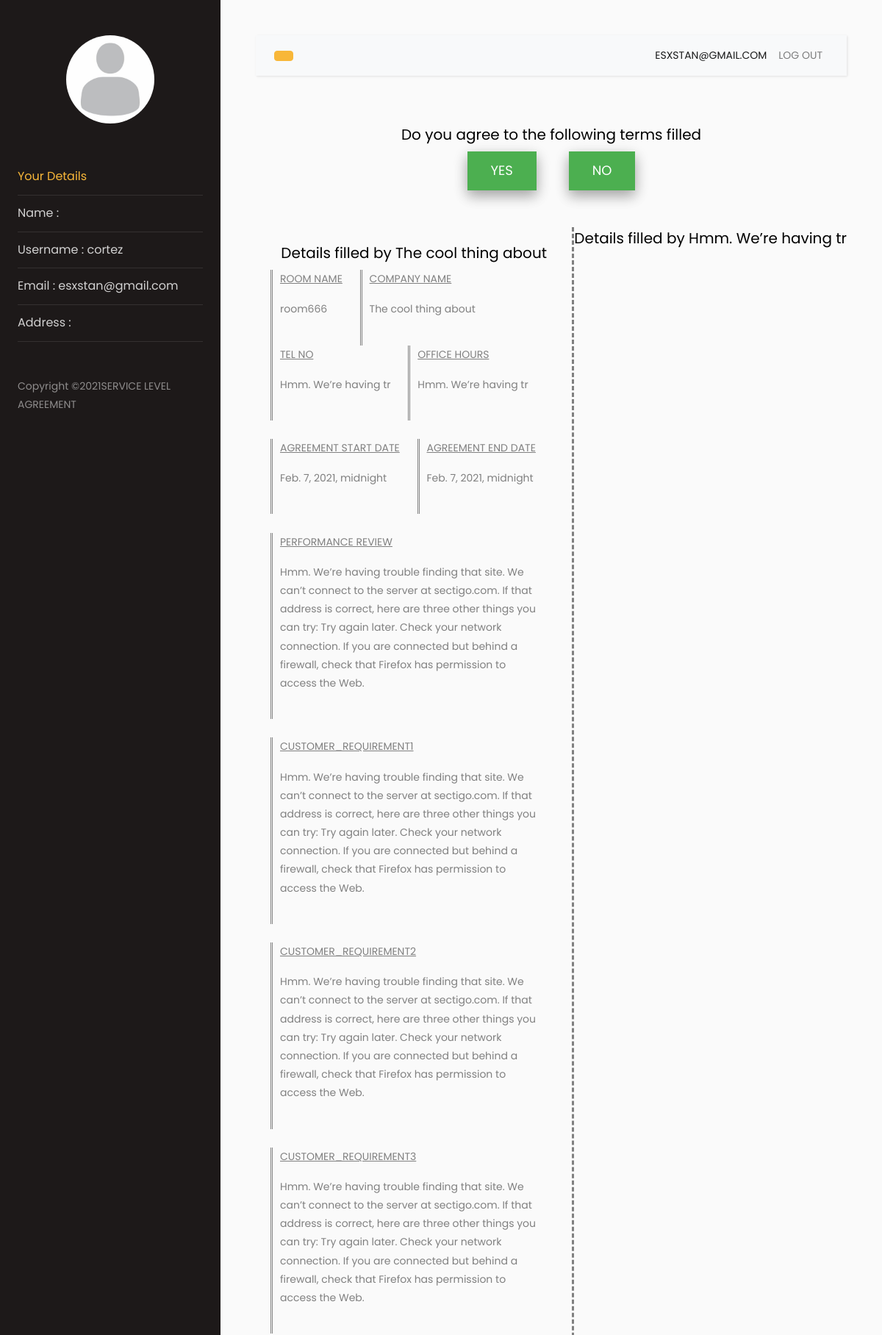
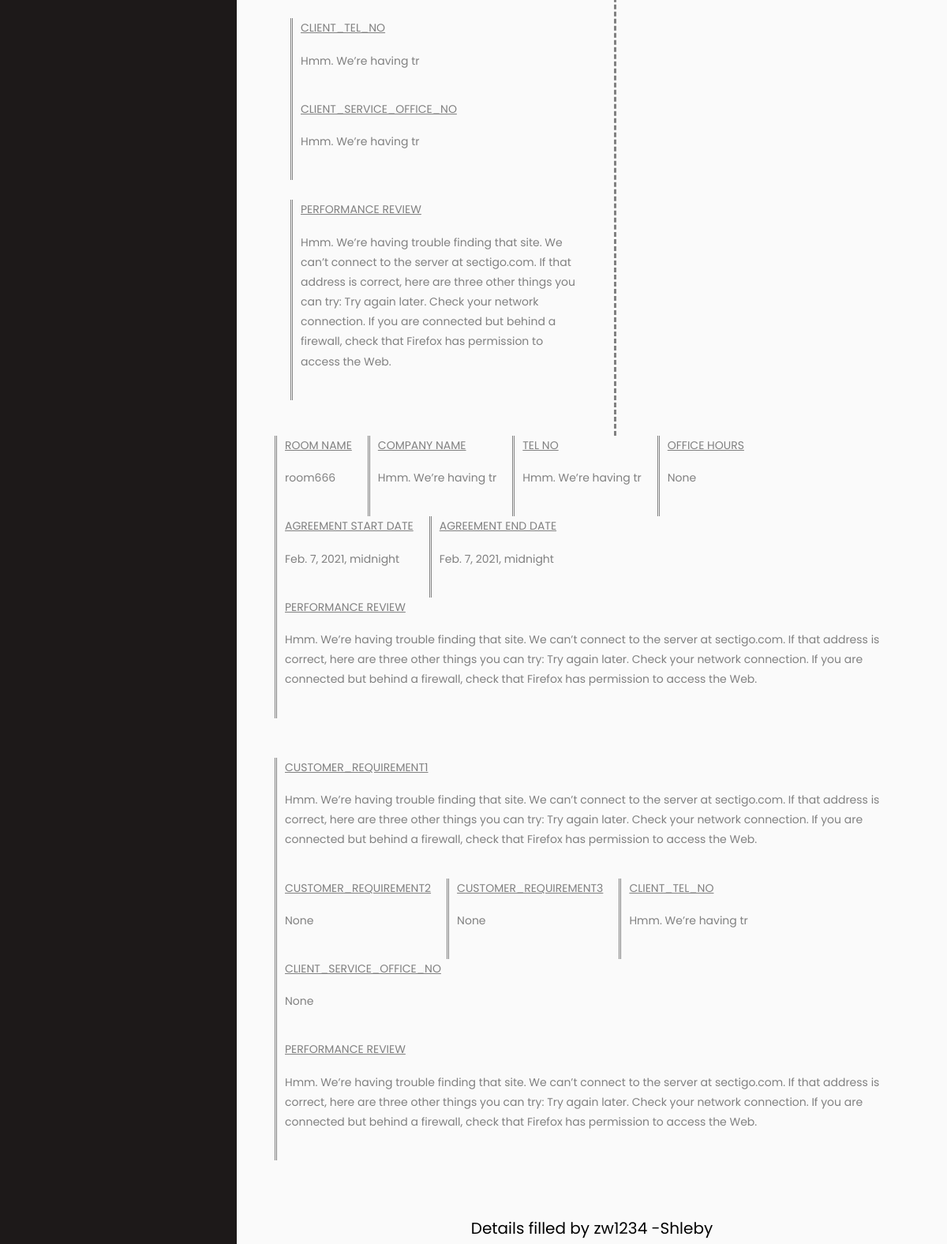
The app's page /new_agre/5/ (signed in, upper part) with its own data (2 pictures, top to bottom).
### new_agre/models.py (models this page shows, shortened)
class Service_Cont_Form(models.Model):
	Room_nme=models.ForeignKey(Rooms,related_name='service_provider', on_delete=models.CASCADE,blank=True,null=True)
	Company_SP_name=models.ForeignKey(Company_details,related_name='requests_created', on_delete=models.CASCADE,blank=True,null=True)
	Purpose_of_sla=models.CharField(max_length = 900,blank=True,null=True)
	Goal_of_sla=models.CharField(max_length = 900,blank=True,null=True)
	Sla_objectives1=models.CharField(max_length = 900,blank=True,null=True)
	Sla_objectives2=models.CharField(max_length = 900,blank=True,null=True)
	Sla_objectives3=models.CharField(max_length = 900,blank=True,null=True)
	Sla_objectives4=models.CharField(max_length = 900,blank=True,null=True)
	Service_performance_review=models.CharField(max_length = 20,blank=True,null=True)
	Perfomace_review_frequency=models.CharField(max_length = 900,blank=True,null=True)
	Next_Review_date=models.DateTimeField()
	Service_to_supply=models.CharField(max_length = 900,blank=True,null=True)
	Service_Detailed_description1=models.CharField(max_length = 900,blank=True,null=True)
	Service_Detailed_description2=models.CharField(max_length = 900,blank=True,null=True)
	Service_Detailed_description3=models.CharField(max_length = 900,blank=True,null=True)
	Service_Detailed_description4=models.CharField(max_length = 900,blank=True,null=True)
	Service_provider_requirement1=models.CharField(max_length = 900,blank=True,null=True)
	Service_provider_requirement2=models.CharField(max_length = 900,blank=True,null=True)
	Service_provider_requirement3=models.CharField(max_length = 900,blank=True,null=True)
	Service_provider_requirement4=models.CharField(max_length = 900,blank=True,null=True)
	class Meta:
		verbose_name_plural="Service_Contract_Form"

class Client_Cont_form(models.Model):
	Room_nme=models.ForeignKey(Rooms,related_name='client', on_delete=models.CASCADE,blank=True,null=True)
	Client_Company_name=models.CharField(max_length = 20,blank=True,null=True)
	Client_main_contact=models.CharField(max_length = 20,blank=True,null=True)
	Client_tel_no=models.CharField(max_length = 20,blank=True,null=True)
	Client_office_hours=models.CharField(max_length = 20,blank=True,null=True)
	Sla_start_date=models.DateTimeField()
	Sla_end_date=models.DateTimeField()
	Client_performance_review=models.CharField(max_length = 900,blank=True,null=True)
	Customer_Requirement1=models.CharField(max_length = 900,blank=True,null=True)
	Customer_Requirement2=models.CharField(max_length = 900,blank=True,null=True)
	Customer_Requirement3=models.CharField(max_length = 900,blank=True,null=True)
	Client_tel_no=models.CharField(max_length = 20,blank=True,null=True)
	Client_service_office_no=models.CharField(max_length = 20,blank=True,null=True)
	class Meta:
		verbose_name_plural="client_Contract_Form"

class Rooms(models.Model):
	Room_name=models.CharField(max_length = 20)
	Room_password1=models.CharField(max_length = 15)
	Room_password2=models.CharField(max_length = 15,null=True)
	Room_owner=models.ForeignKey(User,related_name='requests_created', on_delete=models.CASCADE,blank=True,null=True)
	Asigned=models.ForeignKey(User, related_name='requests_asigned',on_delete=models.CASCADE,blank=True,null=True)
	class Meta:
		verbose_name_plural="Registerd Rooms"
	def __str__(self):
		return str(self.Room_name)

### base/models.py (models this page shows)
class Company_details(models.Model):
	login_owner=models.ForeignKey(User, on_delete=models.CASCADE,blank=True,null=True)
	Company_id=models.CharField(max_length = 5)
	Company_website=models.CharField(max_length = 30,blank=True,null=True,default="")
	Company_address=models.CharField(max_length = 80)
	Company_name=models.CharField(max_length = 20)
	Company_email=models.EmailField()
	Company_reg_no=models.CharField(max_length = 10,)
	Company_director=models.CharField(max_length = 40,)
	Company_motto=models.CharField(max_length = 40,)
	Company_phn_no=models.CharField(max_length = 15,)
	services_summary=models.CharField(max_length = 900)
	class Meta:
		verbose_name_plural="Companies database"
	def __str__(self):
		return str(self.Company_reg_no) +" -" + str(self.Company_name)

### new_agre/views.py (the view)
# urls.py: path('<int:room_id>/', views.finalise, name='finalise'),
@login_required
def finalise(request,room_id):
	pontential=Confirm_fill.objects.filter(Room_nme=room_id)
	for rom in pontential:
		if rom.Client_filled==True and rom.Service_filled== True:
			pontential2=Client_Cont_form.objects.filter(Room_nme=room_id)
			pontential3=Service_Cont_Form.objects.filter(Room_nme=room_id)
			return render(request, 'new_agre/final_cont.html',{'pontential2':pontential2,'pontential3':pontential3})
		else:
			messages.success(request,"Please ensure both of you have finished filling the contract form")
			return render(request, 'new_agre/final_cont1.html')

### new_agre/templates/new_agre/final_cont.html (shortened to what this page needs)
{% extends "base/base.html" %} {% block content %}
{%load static%}
{%load bootstrap4%}
<!DOCTYPE html>
<html>
<head>
</head>
<body>
<br>
    {%for dta in pontential3%}
<h3>Do you agree to the following terms filled</h3>
<div class="we_take">
<div style=" display: inline-block; padding: 0px 20px;">
  <form action="{% url 'base:done_or' room_nme=dta.Room_nme %}" method="get" accept-charset="utf-8">
  <button class="buttoni" type="submit">YES</button>
  </form>
</div>
<div style="display: inline-block; padding: 0px 20px;" >
  <form action="{% url 'base:dont_agre'  %}" method="get" accept-charset="utf-8">
  <button class="buttoni"type="submit">NO</button>
  </form>
</div>
</div>
 <br>
 <br>
<div class="flex-container" >
<div class="Client_side">
{%for data in pontential2%}
<h3>Details filled by {{data.Client_Company_name}}</h3>
<div class="i">
<p class=" head">Room Name</p>
<p class=" ">{{data.Room_nme}}</p>
</div>
<div class="i">
<p class="head">Company Name</p>
<p class="">{{data.Client_Company_name}}</p>
</div>
<div class="i">
<p class="head">Tel No</p>
<p class="">{{data.Client_tel_no}}</p>
</div>
<div class="i">
<p class="head">Office Hours</p>
<p class="">{{data.Client_office_hours}}</p>
</div>
<br>
<br>
<div class="i">
<p class="head"> Agreement Start Date</p>
<p class=""> {{data.Sla_start_date}} </p>
</div>
<div class="i">
<p class="head">Agreement End Date</p>
<p class=" ">{{data.Sla_end_date}}</p>
</div>
<br>
<br>
<div class="i">
<p class="head">Performance Review</p>
<p class="">{{data.Client_performance_review}}</p>
</div>
<br>
<br>
<div class="i">
<p class="head"> Customer_Requirement1</p>
<p class="">{{data.Customer_Requirement1}}</p>
</div>
<br>
<br>
<div class="i">
<p class="head"> Customer_Requirement2</p>
<p class="">{{data.Customer_Requirement2}}</p>
</div>
<br>
<br>
<div class="i">
<p class="head"> Customer_Requirement3</p>
<p class="">{{data.Customer_Requirement3}}</p>
</div>
<br>
<br>
<div class="i">
<p class="head"> Client_tel_no</p>
<p class="">{{data.Client_tel_no}}</p>
</div>
<div class="i">
<p class="head"> Client_service_office_no</p>
<p class="">{{data.Client_service_office_no}}</p>
</div>
<br>
<br>
<div class="i">
<p class="head">Performance Review</p>
<p class="">{{data.Client_performance_review}}</p>
</div>
<br>
<br>
</div>
{%endfor%}
                                                                          <div class="Service_side">
                                                                          <h3>Details filled by {{dta.Company_SP_name}}</h3>
                                                                          <br>
                                                                          <br>
                                                                          <br>
                                                                          <br>
                                                                          <br>
                                                                          <br>
                                                                          <br>
                                                                          <br>
                                                                          <br>
                                                                          <br>
                                                                          <br>
                                                                          <br>
                                                                          <br>
                                                                          <br>
                                                                          <br>
                                                                          <br>
                                                                          <br>
                                                                          <br>
                                                                          <br>
                                                                          <br>
</div>
</div>
  {%endfor%}
{% endblock content %}

### base/templates/base/base.html (shortened to what this page needs)
{% load bootstrap4 %}
{% load static %}
<!DOCTYPE html>
<html lang="en">
  <head>
    <link rel="stylesheet" href="{% static 'base/css/style.css'%}">
  </head>
  <body>
        <div class="wrapper d-flex align-items-stretch">
      <nav id="sidebar">
        <div class="p-4 pt-5">
          <a id="log" class="img logo rounded-circle mb-5"></a>
          <ul class="list-unstyled components mb-5">
            <li class="active">
              <a href="" data-toggle="collapse" aria-expanded="false">Your Details</a>
            </li>
            <li>
                <a href="">Name : {{user.First_name}} {{user.Last_name}}</a>
            </li>
            <li>
              <a href="" data-toggle="collapse" aria-expanded="false"> Username : {{user}}</a>
            </li>
            <li>
              <a href="">Email : {{user.email}}</a>
            </li>
            <li>
              <a href="">Address : {{address}}</a>
            </li>
          </ul>
          <div class="footer">
            <p>
          Copyright &copy;<script>document.write(new Date().getFullYear());</script>SERVICE LEVEL AGREEMENT
              </p>
          </div>
        </div>
      </nav>
      <div id="content" class="p-4 p-md-5">
        <nav class="navbar navbar-expand-lg navbar-light bg-light">
          <div class="container-fluid">
            <button type="button" id="sidebarCollapse" class="btn btn-primary">
            </button>
            <div class="collapse navbar-collapse" id="navbarSupportedContent">
              <ul class="nav navbar-nav ml-auto">
                <li class="nav-item active">
                  {% if user.is_authenticated %}
                    <a class="nav-link text-uppercase">{{user.email}}</a>
                  {% endif %}
                </li>
                <li class="nav-item">
                    <a class="nav-link" href="{% url 'login:logout' %}">LOG OUT</a>
                </li>
              </ul>
            </div>
          </div>
        </nav>
       {% block content %}{% endblock content %}
  </body>
</html>

### new_agre/templates/new_agre/final_cont.html (style rules this page uses)
.flex-container { display: flex; flex-wrap: wrap; overflow: scroll; }
.Client_side { flex: 50%; padding: 20px; border-style: none dashed none none; }
.Service_side { flex: 50%; padding: 20px; }
.we_take { text-align: center; }
.i { display: inline-block; border-style: none none none double; padding: 0px 20px 20px 10px; }
.head { text-transform: uppercase; text-decoration-style: solid; text-decoration-line: underline; }
h3 { text-align: center; font-size:20px; }
.buttoni { background-color: #4CAF50; border: none; color: white; padding: 10px 32px; text-align: center; text-decoration: none; display: inline-block; font-size: 18px; box-shadow: 0 8px 16px 0 rgba(0,0,0,0.2), 0 6px 20px 0 rgba(0,0,0,0.19); }

### records on screen
Service_Cont_Form: Company_SP_name "zw1234 -Shleby"
Client_Cont_form: Client_Company_name "The cool thing about", Room_nme "room666", Client_tel_no "Hmm. We’re having tr", Client_office_hours "Hmm. We’re having tr", Sla_start_date "Feb. 7, 2021, midnight", Sla_end_date "Feb. 7, 2021, midnight", Client_performance_review "Hmm. We’re having trouble finding that site. We can’t connect to the server at sectigo.com. If that address is correct, here are three other things you can try: Try again later. Check your network connection. If you are connected but behind a firewall, check that Firefox has permission to access the Web.", Customer_Requirement1 "Hmm. We’re having trouble finding that site. We can’t connect to the server at sectigo.com. If that address is correct, here are three other things you can try: Try again later. Check your network connection. If you are connected but behind a firewall, check that Firefox has permission to access the Web.", Customer_Requirement2 "Hmm. We’re having trouble finding that site. We can’t connect to the server at sectigo.com. If that address is correct, here are three other things you can try: Try again later. Check your network connection. If you are connected but behind a firewall, check that Firefox has permission to access the Web.", Customer_Requirement3 "Hmm. We’re having trouble finding that site. We can’t connect to the server at sectigo.com. If that address is correct, here are three other things you can try: Try again later. Check your network connection. If you are connected but behind a firewall, check that Firefox has permission to access the Web.", Client_service_office_no "Hmm. We’re having tr"
Client_Cont_form: Client_Company_name "Hmm. We’re having tr", Room_nme "room666", Client_tel_no "Hmm. We’re having tr", Client_office_hours "None", Sla_start_date "Feb. 7, 2021, midnight", Sla_end_date "Feb. 7, 2021, midnight", Client_performance_review "Hmm. We’re having trouble finding that site. We can’t connect to the server at sectigo.com. If that address is correct, here are three other things you can try: Try again later. Check your network connection. If you are connected but behind a firewall, check that Firefox has permission to access the Web.", Customer_Requirement1 "Hmm. We’re having trouble finding that site. We can’t connect to the server at sectigo.com. If that address is correct, here are three other things you can try: Try again later. Check your network connection. If you are connected but behind a firewall, check that Firefox has permission to access the Web.", Customer_Requirement2 "None", Customer_Requirement3 "None", Client_service_office_no "None"

### other values on screen
{{ user }} "cortez"
{{ user.email }} "esxstan@gmail.com"
{{ user.email }} "ESXSTAN@GMAIL.COM"
